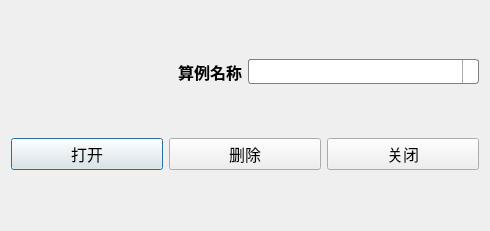
<?xml version="1.0" encoding="UTF-8"?>
<ui version="4.0">
 <class>Dialog</class>
 <widget class="QDialog" name="Dialog">
  <property name="geometry">
   <rect>
    <x>0</x>
    <y>0</y>
    <width>490</width>
    <height>231</height>
   </rect>
  </property>
  <property name="font">
   <font>
    <pointsize>12</pointsize>
   </font>
  </property>
  <property name="windowTitle">
   <string>RIPED瞬态柱塞泵模拟器</string>
  </property>
  <property name="windowIcon">
   <iconset resource="plunger_ico.qrc">
    <normaloff>:/plunger/icons/petrochina.jpg</normaloff>:/plunger/icons/petrochina.jpg</iconset>
  </property>
  <layout class="QVBoxLayout" name="verticalLayout">
   <item>
    <layout class="QHBoxLayout" name="horizontalLayout_2">
     <item>
      <widget class="QLabel" name="label">
       <property name="font">
        <font>
         <pointsize>12</pointsize>
         <weight>75</weight>
         <bold>true</bold>
        </font>
       </property>
       <property name="text">
        <string>算例名称</string>
       </property>
       <property name="alignment">
        <set>Qt::AlignRight|Qt::AlignTrailing|Qt::AlignVCenter</set>
       </property>
      </widget>
     </item>
     <item>
      <widget class="QComboBox" name="comboBox">
       <property name="minimumSize">
        <size>
         <width>77</width>
         <height>0</height>
        </size>
       </property>
       <property name="font">
        <font>
         <pointsize>12</pointsize>
        </font>
       </property>
       <property name="styleSheet">
        <string notr="true">QComboBox {
    border: 1px solid gray;
    border-radius: 3px;
    padding: 1px 18px 1px 3px;
    min-width: 6em;
}

QComboBox:editable {
    background: white;
}

QComboBox:!editable:on, QComboBox::drop-down:editable:on {
    background: qlineargradient(x1: 0, y1: 0, x2: 0, y2: 1,
                                stop: 0 #D3D3D3, stop: 0.4 #D8D8D8,
                                stop: 0.5 #DDDDDD, stop: 1.0 #E1E1E1);
}

QComboBox:on { /* shift the text when the popup opens */
    padding-top: 3px;
    padding-left: 4px;
}

QComboBox::drop-down {
    subcontrol-origin: padding;
    subcontrol-position: top right;
    width: 15px;
	border-left-width: 1px;
    border-left-color: darkgray;
    border-left-style: solid; /* just a single line */
    border-top-right-radius: 3px; /* same radius as the QComboBox */
    border-bottom-right-radius: 3px;
}
</string>
       </property>
      </widget>
     </item>
    </layout>
   </item>
   <item>
    <layout class="QHBoxLayout" name="horizontalLayout">
     <item>
      <widget class="QPushButton" name="btn_open">
       <property name="styleSheet">
        <string notr="true">background-color: qlineargradient(x1: 0, y1: 0, x2: 0, y2: 1,
                                      stop: 0 #f6f7fa, stop: 1 #dadbde);

font: 12pt bold &quot;Arial&quot;;</string>
       </property>
       <property name="text">
        <string>打开</string>
       </property>
       <property name="icon">
        <iconset resource="plunger_ico.qrc">
         <normaloff>:/plunger/icons/open.png</normaloff>:/plunger/icons/open.png</iconset>
       </property>
       <property name="iconSize">
        <size>
         <width>24</width>
         <height>24</height>
        </size>
       </property>
      </widget>
     </item>
     <item>
      <widget class="QPushButton" name="btn_delete">
       <property name="styleSheet">
        <string notr="true">background-color: qlineargradient(x1: 0, y1: 0, x2: 0, y2: 1,
                                      stop: 0 #f6f7fa, stop: 1 #dadbde);

font: 12pt bold &quot;Arial&quot;;</string>
       </property>
       <property name="text">
        <string>删除</string>
       </property>
       <property name="icon">
        <iconset resource="plunger_ico.qrc">
         <normaloff>:/plunger/icons/delete.png</normaloff>:/plunger/icons/delete.png</iconset>
       </property>
       <property name="iconSize">
        <size>
         <width>24</width>
         <height>24</height>
        </size>
       </property>
      </widget>
     </item>
     <item>
      <widget class="QPushButton" name="btn_cancel">
       <property name="styleSheet">
        <string notr="true">background-color: qlineargradient(x1: 0, y1: 0, x2: 0, y2: 1,
                                      stop: 0 #f6f7fa, stop: 1 #dadbde);

font: 12pt bold &quot;Arial&quot;;</string>
       </property>
       <property name="text">
        <string>关闭</string>
       </property>
       <property name="icon">
        <iconset resource="plunger_ico.qrc">
         <normaloff>:/plunger/icons/stop.png</normaloff>:/plunger/icons/stop.png</iconset>
       </property>
       <property name="iconSize">
        <size>
         <width>24</width>
         <height>24</height>
        </size>
       </property>
      </widget>
     </item>
    </layout>
   </item>
  </layout>
 </widget>
 <resources>
  <include location="plunger_ico.qrc"/>
 </resources>
 <connections/>
</ui>
